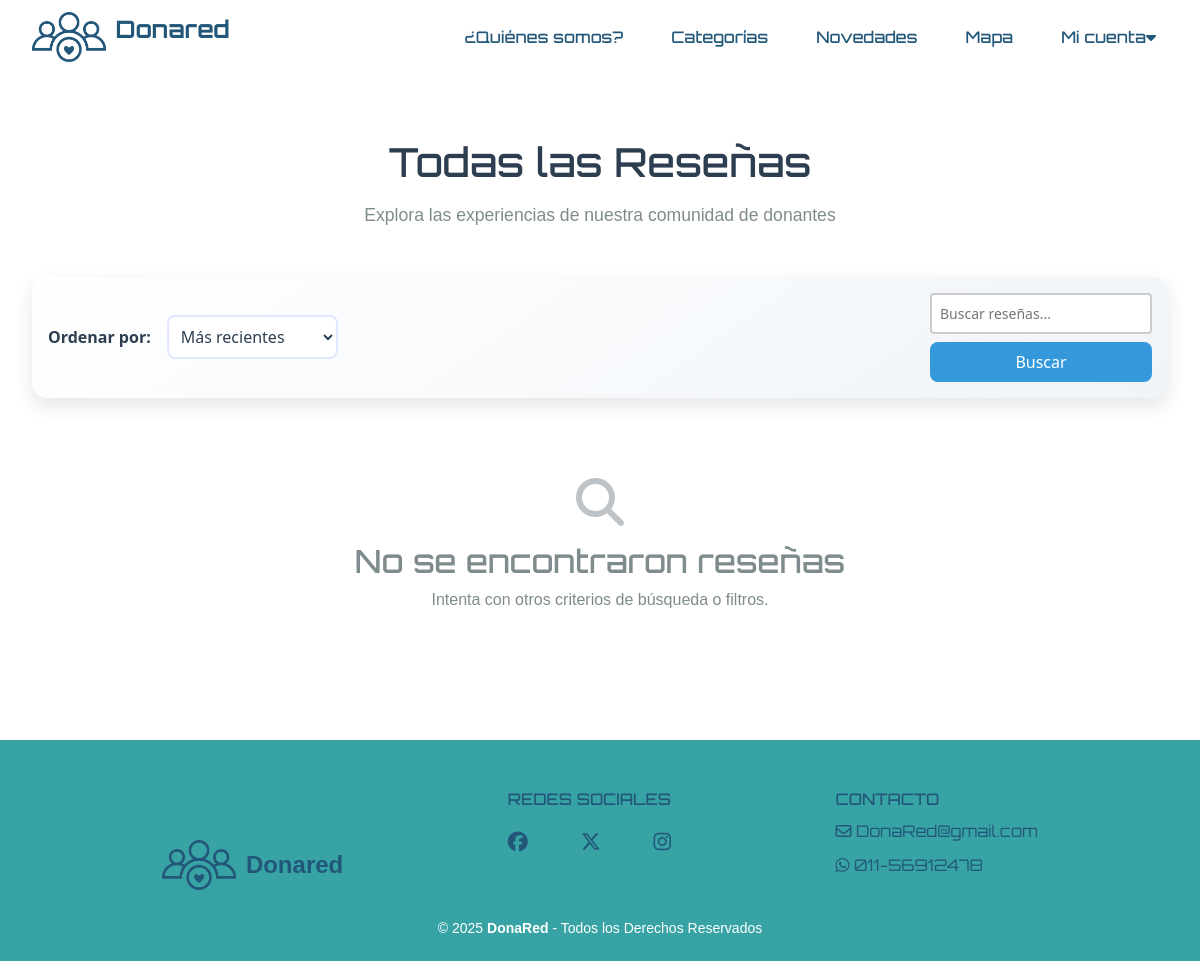
Before: /resenas/ with the older database file.
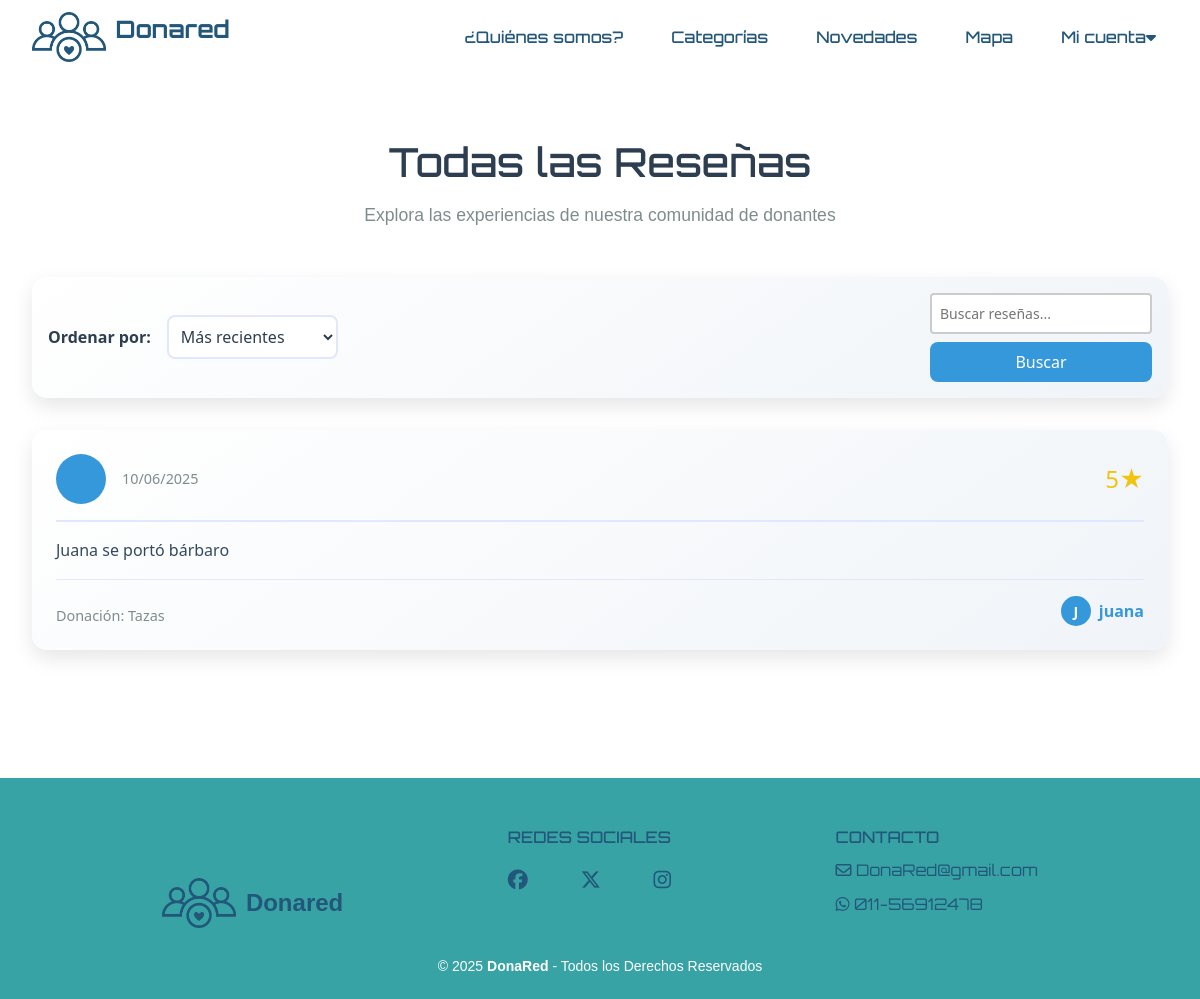
After: the same page with the newer database file.
### donaredapp/models.py (models this page shows, shortened)
class Resena(models.Model):
    ESTADO_CHOICES = [
        ('pending', 'Pendiente'),
        ('approved', 'Aprobada'),
        ('rejected', 'Rechazada'),
    ]
    solicitud = models.OneToOneField('Solicitud', on_delete=models.CASCADE, related_name='resena')
    calificacion = models.IntegerField(
        validators=[MinValueValidator(1), MaxValueValidator(5)],
        help_text="Calificación de 1 a 5 estrellas"
    )
    comentario = models.TextField(max_length=500, blank=True)
    fecha_creacion = models.DateTimeField(auto_now_add=True)
    estado = models.CharField(
        max_length=10,
        choices=ESTADO_CHOICES,
        default='pending',
        help_text="Estado de la reseña"
    )
    class Meta:
        verbose_name = 'Reseña'
        verbose_name_plural = 'Reseñas'
        ordering = ['-fecha_creacion']
    @property
    def estrellas(self):
        """Retorna la calificación en formato de estrellas"""
        return '★' * self.calificacion + '☆' * (5 - self.calificacion)

class Solicitud(models.Model):
    item = models.ForeignKey(Item, on_delete=models.CASCADE, related_name='item_solicitudes')
    donante = models.ForeignKey(User, on_delete=models.CASCADE, related_name='donante_solicitudes')
    beneficiario = models.ForeignKey(User, on_delete=models.CASCADE, related_name='beneficiario_solicitudes')
    fecha_creacion = models.DateTimeField(auto_now_add=True)
    STATUS_CHOICES = [
        ('PENDIENTE', 'Pendiente'),
        ('ACEPTADA', 'Aceptada'),
        ('RECHAZADA', 'Rechazada'),
        ('CONCRETADA', 'Concretada'),
    ]
    estado = models.CharField(max_length=20, choices=STATUS_CHOICES, default='PENDIENTE')
    class Meta:
        unique_together = ['item', 'beneficiario']
        verbose_name = 'Donación'
        verbose_name_plural = 'Donaciones'

class Item(models.Model):
    nombre = models.CharField(max_length=100)
    descripcion = models.TextField(max_length=500)
    categoria = models.ForeignKey(Categoria, on_delete=models.CASCADE)
    fecha_creacion = models.DateTimeField(auto_now_add=True)
    usuario = models.ForeignKey(
        User,
        on_delete=models.CASCADE,
        related_name='items',
        null=True,
    )
    imagen = models.ImageField(upload_to='items/', null=True, blank=True, default='items/sin_imagen.png')
    domicilio = models.CharField(max_length=255, null=True, blank=True)
    activo = models.BooleanField(default=True)
    latitude = models.DecimalField(max_digits=9, decimal_places=6, null=True, blank=True)
    longitude = models.DecimalField(max_digits=9, decimal_places=6, null=True, blank=True)

### donaredapp/views.py (the view, shortened to what this page needs)
# urls.py: path('resenas/', views.ver_todas_resenas, name='ver_todas_resenas'),
def ver_todas_resenas(request):
    resenas = Resena.objects.all()
    search_query = request.GET.get('search', '')
    sort = request.GET.get('sort', 'recent')
    if sort == 'rating':
        resenas = resenas.order_by('-calificacion')
    elif sort == 'oldest':
        resenas = resenas.order_by('fecha_creacion')
    else:  # recent
        resenas = resenas.order_by('-fecha_creacion')
    paginator = Paginator(resenas, 12)  # 12 reseñas por página
    page = request.GET.get('page')
    resenas = paginator.get_page(page)
    return render(request, 'donaredapp/ver_todas_resenas.html', {
        'resenas': resenas,
        'search_query': search_query,
        'sort': sort
    })

### donaredapp/templates/donaredapp/ver_todas_resenas.html (shortened to what this page needs)
{% extends 'donaredapp/base.html' %}
{% load static %}
{% block content %}
<div class="all-reviews">
    <div class="section-header">
        <h2>Todas las Reseñas</h2>
        <p>Explora las experiencias de nuestra comunidad de donantes</p>
    </div>
    <div class="filters">
        <div class="filter-group">
            <label class="filter-label">Ordenar por:</label>
            <select class="filter-select" name="sort" onchange="this.form.submit()">
                <option value="recent" {% if sort == 'recent' %}selected{% endif %}>Más recientes</option>
            </select>
        </div>
        <form class="search-box" method="get">
            <input type="text"
                   class="search-input"
                   name="search"
                   placeholder="Buscar reseñas..."
                   value="{{ search_query }}">
            <button type="submit" class="search-btn">Buscar</button>
        </form>
    </div>
    {% if resenas %}
        <div class="reviews-grid">
            {% for resena in resenas %}
                <div class="review-card">
                    <div class="review-header">
                        <div class="reviewer-info">
                            <div class="reviewer-avatar">
                            </div>
                            <div class="reviewer-details">
                                <div class="review-date">{{ resena.fecha_creacion|date:"d/m/Y" }}</div>
                            </div>
                        </div>
                        <div class="review-rating">
                            {{ resena.calificacion }}★
                        </div>
                    </div>
                    <div class="review-content">
                        {{ resena.comentario }}
                    </div>
                    <div class="review-footer">
                        <div class="review-item">
                            Donación: {{ resena.solicitud.item.nombre }}
                        </div>
                        <a href="{% url 'donaredapp:perfil_donante' resena.solicitud.donante.id %}" class="review-donor">
                            <div class="donor-avatar">
                                {{ resena.solicitud.donante.username|first|upper }}
                            </div>
                            {{ resena.solicitud.donante.username }}
                        </a>
                    </div>
                </div>
            {% endfor %}
        </div>
    {% else %}
        <div class="no-reviews">
            <i class="fas fa-search"></i>
            <h2>No se encontraron reseñas</h2>
            <p>Intenta con otros criterios de búsqueda o filtros.</p>
        </div>
    {% endif %}
</div>
{% endblock %}

### donaredapp/templates/donaredapp/base.html (shortened to what this page needs)
{% load static %}
<!DOCTYPE html>
<html lang="es">
<head>
    <link href="https://cdnjs.cloudflare.com/ajax/libs/font-awesome/6.0.0-beta3/css/all.min.css" rel="stylesheet">
    <link href="https://cdnjs.cloudflare.com/ajax/libs/font-awesome/6.4.2/css/all.min.css" rel="stylesheet">
    <link href="https://cdn.jsdelivr.net/npm/bootstrap@5.3.0/dist/css/bootstrap.min.css" rel="stylesheet">
    <link rel="stylesheet" href="{% static 'donaredapp/style.css' %}" />
</head>
<body>
    <nav class="navbar">
        <div class="brand logo-login">
            <a href="{% url 'donaredapp:index' %}"><img src="{% static 'donaredapp/images/logoDonared.png' %}" alt="Logo" ></a>
            <a href="{% url 'donaredapp:index' %}"><p>Donared</p></a>
        </div>
        <div class="nav-links">
            {% if request.resolver_match.url_name == 'index' %}
                <a href="#quienes-somos">¿Quiénes somos?</a>
            {% else %}
                <a href="{% url 'donaredapp:index' %}#quienes-somos">¿Quiénes somos?</a>
            {% endif %}
            <a href="{% url 'donaredapp:categorias' %}">Categorías</a>
            <a href="/novedades/" class="nav-link">Novedades</a>
            <a href="{% url 'geo:mapa' %}" class="nav-link">Mapa</a>
            <div class="dropdown">
                <a href="#">Mi cuenta<i class="fa fa-caret-down"></i></a>
            </div>
        </div>
    </nav>
    {% block content %}{% endblock %}
    <footer class="footer">
        <div class="footer-content">
            <div class="link logo-footer">
                <ul>
                    <li><a href="{% url 'donaredapp:index' %}"><img src="{% static 'donaredapp/images/logoDonared.png' %}" alt="Logo" ></a>
                        <a href="{% url 'donaredapp:index' %}"><p>Donared</p></a>
                    </li>
                </ul>
            </div>
            <div class="link">
                <h3>REDES SOCIALES</h3>
                <ul class="link-redes">
                    <li><a href="https://www.facebook.com/" target="_blank"><i class="fa-brands fa-facebook fa-lg"></i></a></li>
                    <li><a href="https://twitter.com/" target="_blank"><i class="fa-brands fa-x-twitter fa-lg"></i></a></li>
                    <li><a href="https://www.instagram.com/" target="_blank"><i class="fa-brands fa-instagram fa-lg"></i></a></li>
                </ul>
            </div>
            <div class="link">
                <h3>CONTACTO</h3>
                <ul>
                    <li><a href="mailto:DonaRed@gmail.com"><i class="fa-regular fa-envelope"></i> DonaRed@gmail.com</a></li>
                    <li><a href="https://api.whatsapp.com/send/?phone=__"><i class="fa-brands fa-whatsapp"></i> 011-56912478</a></li>
                </ul>
            </div>
        </div>
        <div class="footer-copy">
            <p><small>&copy; 2025 <b>DonaRed</b> - Todos los Derechos Reservados</small></p>
        </div>
    </footer>
</body>
</html>

### donaredapp/static/donaredapp/style.css (style rules this page uses)
html, body { max-width: 100vw; overflow-x: hidden; }
body { background-color: #ffffff; color: #22577A; margin: 0 ; padding: 0; box-sizing: border-box; }
h1, h2, h3 { font-family: 'Orbitron', sans-serif; }
p { font-family: 'helvetica', sans-serif; }
a { text-decoration: none; color: inherit; }
textarea, select { border: none; }
.navbar { display: flex; align-items: center; justify-content: space-between; padding: 0.7em 2rem; background: #fff; position: relative; z-index: 10; font-family: 'Orbitron', sans-serif; }
.nav-links { display: flex; align-items: center; gap: 24px; }
.nav-links a { text-decoration: none; color: #22577A; font-weight: 500; padding: 8px 12px; transition: color 0.2s ease; }
.brand { display: flex; align-items: center; gap: 10px; }
.brand img { height: 50px; }
.brand p { font-size: 1.5rem; font-weight: bold; color: #22577A; font-family: 'orbitron',sans-serif; }
.dropdown { position: relative; }
.footer { padding: 50px 80px 5px; background-color: #38A3A5; font-family: 'Orbitron', sans-serif; }
.footer-content { display: flex; justify-content: space-around; }
ul { list-style: none; padding-left: 0; }
.logo-footer ul li { display: flex; align-items: center; margin-top: 50px; gap: 10px; }
.logo-footer img { height: 50px; }
.logo-footer { font-size: 1.5rem; color: #22577A; font-weight: bold; }
.link img { height: 50px; }
.link p { font-size: 1.5rem; margin: 0; }
.link h3 { font-size: 1rem; color: #22577A; margin-bottom: 10px ; text-transform: uppercase; }
.link a { font-size: 1rem; color: #22577A; display: block; margin-bottom: 10px; }
.link-redes { display: flex; justify-content: space-between; margin-top: 20px; }
.footer-copy { text-align: center; color: #fff; }
form { display: flex; flex-direction: column; gap: 15px; }
form input[type="text"], form input[type="email"], form input[type="password"], form input[type="tel"], form input[type="number"], form select, form textarea { padding: 8px; font-size: 14px; color: #5f5e5e; border: 2px solid #ccc; border-radius: 4px; width: 100%; box-sizing: border-box; resize: vertical; }
.review-card { background: linear-gradient(145deg, #ffffff, #f0f4f8); border-radius: 15px; box-shadow: 0 8px 20px rgba(0, 0, 0, 0.1); padding: 1.5rem; margin-bottom: 1rem; }
.review-header { display: flex; justify-content: space-between; align-items: center; margin-bottom: 1rem; }
.reviewer-info { display: flex; align-items: center; gap: 1rem; }
.reviewer-avatar { width: 40px; height: 40px; border-radius: 50%; background-color: #3498db; display: flex; align-items: center; justify-content: center; color: white; font-weight: bold; }
.review-date { color: #7f8c8d; font-size: 0.9rem; }
.review-rating { color: #f1c40f; font-size: 1.2rem; }
.review-content { color: #34495e; line-height: 1.6; }
.review-item { margin-top: 0.5rem; color: #7f8c8d; font-size: 0.9rem; }

Changed rows visible on the page:
added Resena: fecha_creacion "10/06/2025", calificacion "5", comentario "Juana se portó bárbaro", solicitud.item.nombre "Tazas", solicitud.donante.username|first "J", solicitud.donante.username "juana"
Other visible differences:
text no longer shown: "No se encontraron reseñas Intenta con otros criterios de búsqueda o filtros."
